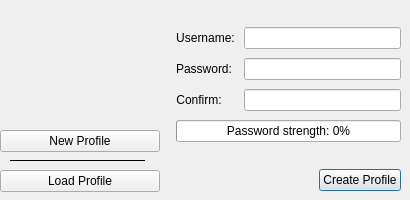
<?xml version="1.0" encoding="UTF-8"?>
<ui version="4.0">
 <class>LoginScreen</class>
 <widget class="QDialog" name="LoginScreen">
  <property name="geometry">
   <rect>
    <x>0</x>
    <y>0</y>
    <width>410</width>
    <height>200</height>
   </rect>
  </property>
  <property name="minimumSize">
   <size>
    <width>410</width>
    <height>200</height>
   </size>
  </property>
  <property name="maximumSize">
   <size>
    <width>415</width>
    <height>200</height>
   </size>
  </property>
  <property name="windowTitle">
   <string notr="true">qTox</string>
  </property>
  <property name="windowIcon">
   <iconset resource="../../res.qrc">
    <normaloff>:/img/icons/qtox.svg</normaloff>:/img/icons/qtox.svg</iconset>
  </property>
  <widget class="QStackedWidget" name="stackedWidget">
   <property name="geometry">
    <rect>
     <x>160</x>
     <y>0</y>
     <width>250</width>
     <height>200</height>
    </rect>
   </property>
   <property name="autoFillBackground">
    <bool>true</bool>
   </property>
   <property name="currentIndex">
    <number>0</number>
   </property>
   <widget class="QWidget" name="newPage">
    <layout class="QHBoxLayout" name="horizontalLayout_5">
     <property name="spacing">
      <number>0</number>
     </property>
     <property name="leftMargin">
      <number>0</number>
     </property>
     <property name="topMargin">
      <number>0</number>
     </property>
     <property name="rightMargin">
      <number>0</number>
     </property>
     <property name="bottomMargin">
      <number>0</number>
     </property>
     <item>
      <widget class="QLabel" name="labelNewProfile">
       <property name="text">
        <string/>
       </property>
      </widget>
     </item>
     <item>
      <layout class="QHBoxLayout" name="horizontalLayout_4">
       <item>
        <layout class="QFormLayout" name="formLayout">
         <property name="sizeConstraint">
          <enum>QLayout::SetMaximumSize</enum>
         </property>
         <property name="fieldGrowthPolicy">
          <enum>QFormLayout::AllNonFixedFieldsGrow</enum>
         </property>
         <property name="labelAlignment">
          <set>Qt::AlignLeading|Qt::AlignLeft|Qt::AlignVCenter</set>
         </property>
         <property name="formAlignment">
          <set>Qt::AlignCenter</set>
         </property>
         <property name="horizontalSpacing">
          <number>9</number>
         </property>
         <property name="verticalSpacing">
          <number>9</number>
         </property>
         <property name="leftMargin">
          <number>9</number>
         </property>
         <property name="topMargin">
          <number>9</number>
         </property>
         <property name="rightMargin">
          <number>9</number>
         </property>
         <property name="bottomMargin">
          <number>9</number>
         </property>
         <item row="1" column="0">
          <widget class="QLabel" name="label">
           <property name="text">
            <string>Username:</string>
           </property>
           <property name="alignment">
            <set>Qt::AlignCenter</set>
           </property>
          </widget>
         </item>
         <item row="1" column="1">
          <widget class="QLineEdit" name="newUsername">
           <property name="accessibleDescription">
            <string>Username input field</string>
           </property>
           <property name="maxLength">
            <number>64</number>
           </property>
          </widget>
         </item>
         <item row="2" column="0">
          <widget class="QLabel" name="label_2">
           <property name="text">
            <string>Password:</string>
           </property>
           <property name="alignment">
            <set>Qt::AlignCenter</set>
           </property>
          </widget>
         </item>
         <item row="2" column="1">
          <widget class="PasswordEdit" name="newPass">
           <property name="accessibleDescription">
            <string>Password input field, you can leave it empty (no password), or type at least 6 characters</string>
           </property>
          </widget>
         </item>
         <item row="3" column="0">
          <widget class="QLabel" name="label_8">
           <property name="text">
            <string>Confirm:</string>
           </property>
           <property name="alignment">
            <set>Qt::AlignCenter</set>
           </property>
          </widget>
         </item>
         <item row="3" column="1">
          <widget class="PasswordEdit" name="newPassConfirm">
           <property name="accessibleDescription">
            <string>Password confirmation field</string>
           </property>
          </widget>
         </item>
         <item row="7" column="0" colspan="2">
          <widget class="QProgressBar" name="passStrengthMeter">
           <property name="value">
            <number>0</number>
           </property>
           <property name="format">
            <string>Password strength: %p%</string>
           </property>
          </widget>
         </item>
         <item row="9" column="0" colspan="2">
          <layout class="QHBoxLayout" name="horizontalLayout">
           <item>
            <spacer name="horizontalSpacer">
             <property name="orientation">
              <enum>Qt::Horizontal</enum>
             </property>
             <property name="sizeHint" stdset="0">
              <size>
               <width>40</width>
               <height>20</height>
              </size>
             </property>
            </spacer>
           </item>
           <item>
            <widget class="QPushButton" name="createAccountButton">
             <property name="accessibleDescription">
              <string>Create a new profile button</string>
             </property>
             <property name="text">
              <string>Create Profile</string>
             </property>
            </widget>
           </item>
          </layout>
         </item>
         <item row="8" column="0" colspan="2">
          <spacer name="verticalSpacer">
           <property name="orientation">
            <enum>Qt::Vertical</enum>
           </property>
           <property name="sizeHint" stdset="0">
            <size>
             <width>20</width>
             <height>40</height>
            </size>
           </property>
          </spacer>
         </item>
         <item row="0" column="0" colspan="2">
          <spacer name="verticalSpacer_2">
           <property name="orientation">
            <enum>Qt::Vertical</enum>
           </property>
           <property name="sizeHint" stdset="0">
            <size>
             <width>20</width>
             <height>40</height>
            </size>
           </property>
          </spacer>
         </item>
        </layout>
       </item>
      </layout>
     </item>
    </layout>
   </widget>
   <widget class="QWidget" name="loginPage">
    <layout class="QHBoxLayout" name="horizontalLayout_3">
     <property name="spacing">
      <number>0</number>
     </property>
     <property name="leftMargin">
      <number>0</number>
     </property>
     <property name="topMargin">
      <number>0</number>
     </property>
     <property name="rightMargin">
      <number>0</number>
     </property>
     <property name="bottomMargin">
      <number>0</number>
     </property>
     <item>
      <layout class="QHBoxLayout" name="horizontalLayout_2">
       <property name="spacing">
        <number>0</number>
       </property>
       <item>
        <widget class="QLabel" name="labelLoadProfile">
         <property name="text">
          <string/>
         </property>
        </widget>
       </item>
       <item>
        <layout class="QVBoxLayout" name="verticalLayout_2">
         <property name="spacing">
          <number>6</number>
         </property>
         <property name="leftMargin">
          <number>9</number>
         </property>
         <property name="topMargin">
          <number>9</number>
         </property>
         <property name="rightMargin">
          <number>9</number>
         </property>
         <property name="bottomMargin">
          <number>9</number>
         </property>
         <item>
          <spacer name="verticalSpacer_3">
           <property name="orientation">
            <enum>Qt::Vertical</enum>
           </property>
           <property name="sizeHint" stdset="0">
            <size>
             <width>20</width>
             <height>40</height>
            </size>
           </property>
          </spacer>
         </item>
         <item>
          <widget class="QLabel" name="userNameLabel">
           <property name="text">
            <string>Username:</string>
           </property>
           <property name="alignment">
            <set>Qt::AlignCenter</set>
           </property>
          </widget>
         </item>
         <item>
          <widget class="QComboBox" name="loginUsernames">
           <property name="accessibleName">
            <string>Profile list</string>
           </property>
           <property name="accessibleDescription">
            <string>List of profiles</string>
           </property>
          </widget>
         </item>
         <item>
          <widget class="QLabel" name="loginPasswordLabel">
           <property name="text">
            <string>Password:</string>
           </property>
           <property name="alignment">
            <set>Qt::AlignCenter</set>
           </property>
          </widget>
         </item>
         <item>
          <widget class="PasswordEdit" name="loginPassword">
           <property name="accessibleDescription">
            <string>Password input</string>
           </property>
          </widget>
         </item>
         <item>
          <widget class="QCheckBox" name="autoLoginCB">
           <property name="toolTip">
            <string>If the profile does not have a password, qTox can skip the login screen</string>
           </property>
           <property name="accessibleDescription">
            <string>Load automatically checkbox</string>
           </property>
           <property name="text">
            <string>Load automatically</string>
           </property>
          </widget>
         </item>
         <item>
          <spacer name="verticalSpacer_4">
           <property name="orientation">
            <enum>Qt::Vertical</enum>
           </property>
           <property name="sizeHint" stdset="0">
            <size>
             <width>20</width>
             <height>40</height>
            </size>
           </property>
          </spacer>
         </item>
         <item>
          <layout class="QHBoxLayout" name="horizontalLayout_6">
           <item>
            <widget class="QPushButton" name="importButton">
             <property name="accessibleDescription">
              <string>Import profile</string>
             </property>
             <property name="text">
              <string>Import</string>
             </property>
            </widget>
           </item>
           <item>
            <spacer name="horizontalSpacer_2">
             <property name="orientation">
              <enum>Qt::Horizontal</enum>
             </property>
             <property name="sizeHint" stdset="0">
              <size>
               <width>40</width>
               <height>20</height>
              </size>
             </property>
            </spacer>
           </item>
           <item>
            <widget class="QPushButton" name="loginButton">
             <property name="accessibleName">
              <string/>
             </property>
             <property name="accessibleDescription">
              <string>Load selected profile button</string>
             </property>
             <property name="text">
              <string>Load</string>
             </property>
            </widget>
           </item>
          </layout>
         </item>
        </layout>
       </item>
      </layout>
     </item>
    </layout>
   </widget>
  </widget>
  <widget class="Line" name="line">
   <property name="geometry">
    <rect>
     <x>10</x>
     <y>160</y>
     <width>135</width>
     <height>1</height>
    </rect>
   </property>
   <property name="frameShadow">
    <enum>QFrame::Plain</enum>
   </property>
   <property name="orientation">
    <enum>Qt::Horizontal</enum>
   </property>
  </widget>
  <widget class="QPushButton" name="newProfilePgbtn">
   <property name="geometry">
    <rect>
     <x>0</x>
     <y>130</y>
     <width>160</width>
     <height>22</height>
    </rect>
   </property>
   <property name="accessibleName">
    <string/>
   </property>
   <property name="accessibleDescription">
    <string>New profile creation page</string>
   </property>
   <property name="text">
    <string>New Profile</string>
   </property>
  </widget>
  <widget class="QPushButton" name="loginPgbtn">
   <property name="geometry">
    <rect>
     <x>0</x>
     <y>170</y>
     <width>160</width>
     <height>22</height>
    </rect>
   </property>
   <property name="accessibleName">
    <string>Load Profile</string>
   </property>
   <property name="accessibleDescription">
    <string>Loading existing profile page</string>
   </property>
   <property name="text">
    <string>Load Profile</string>
   </property>
  </widget>
  <widget class="QLabel" name="label_7">
   <property name="geometry">
    <rect>
     <x>30</x>
     <y>15</y>
     <width>100</width>
     <height>100</height>
    </rect>
   </property>
   <property name="text">
    <string/>
   </property>
   <property name="pixmap">
    <pixmap resource="../../res.qrc">:/img/login_logo.svg</pixmap>
   </property>
   <property name="scaledContents">
    <bool>true</bool>
   </property>
  </widget>
 </widget>
 <customwidgets>
  <customwidget>
   <class>PasswordEdit</class>
   <extends>QLineEdit</extends>
   <header>src/widget/passwordedit.h</header>
  </customwidget>
 </customwidgets>
 <resources>
  <include location="../../res.qrc"/>
  <include location="../res.qrc"/>
 </resources>
 <connections/>
</ui>
